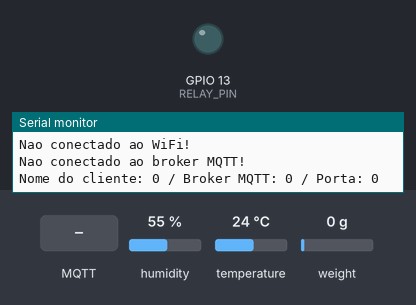
Simulated run of this sketch. Board: ESP32. Shown: output pins drawn as LEDs (lit = HIGH), the last lines printed to the serial monitor. The inputs (shaded band) are chosen by the test bench; at power-on: humidity 55 %, temperature 24 °C, weight on the scale 0 g. No MQTT or app messages arrive unless stated.

Above: at 2.2 s.
2.3 s: MQTT message "true" arrives on the first subscribed topic
At 6.7 s:
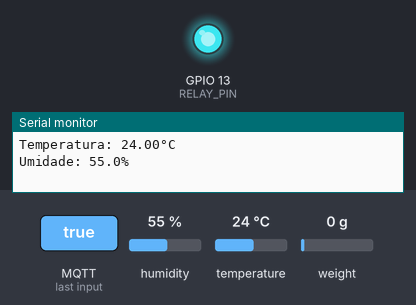
7.8 s: MQTT message "false" arrives on the first subscribed topic
At 13.0 s:
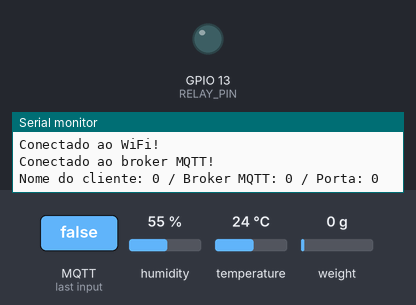
Timing chart, 0 to 14.5 s (numbered marks = the images above; inputs shaded):
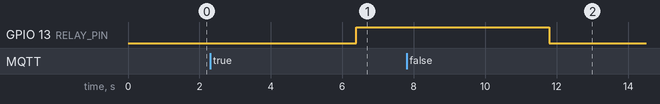

The sketch:

sketch.ino
```cpp
#include <DHTesp.h>
#include <EspMQTTClient.h>
#include "HX711.h"

// Definicoes e constantes
char SSIDName[] = "Wokwi-GUEST"; // nome da rede WiFi
char SSIDPass[] = ""; // senha da rede WiFI

const int DHT_PIN = 15; // terminal do sensor de temperatura e umidade
const int RELAY_PIN = 13; // terminal do relé
int BOTAO_PIN = 23;

char BrokerURL[] = "broker.hivemq.com"; // URL do broker MQTT
char BrokerUserName[] = ""; // nome do usuario para autenticar no broker MQTT
char BrokerPassword[] = ""; // senha para autenticar no broker MQTT
char MQTTClientName[] = "mqtt-mack-pub"; // nome do cliente MQTT
int BrokerPort = 1883; // porta do broker MQTT

String TopicoPrefixo = "TESTMACK1165744"; // prefixo do topico
String Topico_01 = TopicoPrefixo+"/Temperatura"; // nome do topico 01
String Topico_02 = TopicoPrefixo+"/Umidade"; // nome do topico 02
String Topico_03 = TopicoPrefixo+"/Peso"; // nome do topico 03
String Topico_04 = TopicoPrefixo+"/Acionar";

// Variaveis globais e objetos
DHTesp dhtSensor; // instancia o objeto dhtSensor a partir da classa DHTesp
EspMQTTClient clienteMQTT(SSIDName, SSIDPass, BrokerURL, BrokerUserName, BrokerPassword, MQTTClientName, BrokerPort); // inicializa o cliente MQTT

// Definicoes da balanca HX711
#define DOUT  18 // HX711 DATA OUT
#define CLK   5 // HX711 SCK IN

HX711 balanca; // define instancia balança HX711
float calibration_factor = 42130; // fator de calibração para teste inicial

// Este prototipo de funcao deve estar sempre presente
void onConnectionEstablished() {
  clienteMQTT.subscribe(Topico_04.c_str(), [](const String & topic, const String & payload) {
    Serial.println("Mensagem recebida no tópico: " + topic + ", payload: " + payload);
    if (payload == "true") {
      digitalWrite(RELAY_PIN, HIGH);
    } else if (payload == "false") {
      digitalWrite(RELAY_PIN, LOW);
    }
  });

  clienteMQTT.publish(Topico_04.c_str(), "false", true); // Publicar o valor inicial false no tópico /Acionar
}

void enviarDados() {
  // Obter dados do sensor DHT22
  TempAndHumidity temp_umid = dhtSensor.getTempAndHumidity();

  // Verificar se a leitura do sensor DHT22 é válida
  if (isnan(temp_umid.temperature) || isnan(temp_umid.humidity)) {
    Serial.println("Falha na leitura do sensor DHT22");
  } else {
    // Debug: Exibir temperatura e umidade no console
    Serial.print("Temperatura: ");
    Serial.print(temp_umid.temperature, 2);
    Serial.println("°C");
    Serial.print("Umidade: ");
    Serial.print(temp_umid.humidity, 1);
    Serial.println("%");

    // Publicar dados de temperatura e umidade no MQTT
    clienteMQTT.publish(Topico_01, String(temp_umid.temperature, 2) + "°C");
    clienteMQTT.publish(Topico_02, String(temp_umid.humidity, 1) + "%");
  }

  // Obter peso da balança
  balanca.set_scale(calibration_factor);
  float weight = balanca.get_units(3);

  // Verificar se a leitura da balança HX711 é válida
  if (isnan(weight)) {
    Serial.println("Falha na leitura da balança HX711");
  } else {
    // Debug: Exibir peso no console
    Serial.print("Peso: ");
    Serial.print(weight * 100);
    Serial.println(" kg");

    // Publicar dados de peso no MQTT
    clienteMQTT.publish(Topico_03, String(weight * 100, 2) + " kg");
  }
}

void setup() {
  // Configuração inicial
  Serial.begin(9600);
  Serial.println("Inicializando...");

  pinMode(RELAY_PIN, OUTPUT);
  digitalWrite(RELAY_PIN, LOW); // Inicialmente desativa o relé

  // Inicializa o sensor de temperatura e umidade
  dhtSensor.setup(DHT_PIN, DHTesp::DHT22);
  Serial.println("Sensor DHT22 inicializado");

  // Inicializa a balança
  balanca.begin(DOUT, CLK);
  Serial.println("Balança HX711 inicializada");

  balanca.set_scale();
  zeraBalanca();

  // Configurações do cliente MQTT
  clienteMQTT.enableDebuggingMessages();
  Serial.println("Cliente MQTT configurado");
}

void loop() {
  // Loop principal
  clienteMQTT.loop(); // Função necessária para manter a conexão com o broker MQTT ativa e coletar as mensagens recebidas
  enviarDados(); // Publica os dados no broker MQTT

  // Verifica o status da conexão WiFi e MQTT
  if (clienteMQTT.isWifiConnected()) {
    Serial.println("Conectado ao WiFi!");
  } else {
    Serial.println("Nao conectado ao WiFi!");
  }

  if (clienteMQTT.isMqttConnected()) {
    Serial.println("Conectado ao broker MQTT!");
  } else {
    Serial.println("Nao conectado ao broker MQTT!");
  }

  Serial.println("Nome do cliente: " + String(clienteMQTT.getMqttClientName())
    + " / Broker MQTT: " + String(clienteMQTT.getMqttServerIp())
    + " / Porta: " + String(clienteMQTT.getMqttServerPort())
  );

  // Ajuste do fator de calibração da balança
  if (Serial.available()) {
    char temp = Serial.read();
    if (temp == '+' || temp == 'a')
      calibration_factor += 10;
    else if (temp == '-' || temp == 'z')
      calibration_factor -= 10;
    else if (temp == 's')
      calibration_factor += 100;
    else if (temp == 'x')
      calibration_factor -= 100;
    else if (temp == 'd')
      calibration_factor += 1000;
    else if (temp == 'c')
      calibration_factor -= 1000;
    else if (temp == 'f')
      calibration_factor += 10000;
    else if (temp == 'v')
      calibration_factor -= 10000;
    else if (temp == 't')
      zeraBalanca();
  }

  delay(5000); // Intervalo entre as leituras e publicações
}

void zeraBalanca() {
  balanca.tare(); // Zera a balança
  Serial.println("Balança Zerada");
}
```

Measured:
- after the input at 2.3 s, GPIO 13 (RELAY_PIN): LOW → HIGH after 4.1 s
- after the input at 7.8 s, GPIO 13 (RELAY_PIN): HIGH → LOW after 4.0 s
